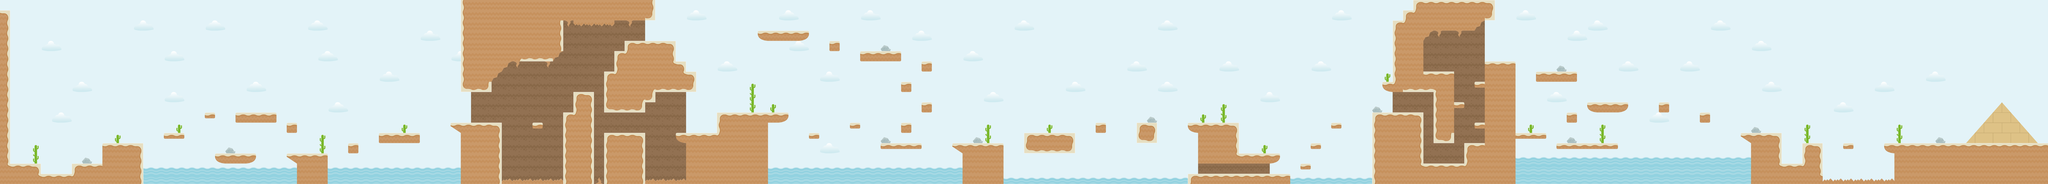

A level layout from a 2D game, rendered from its tile map. Below: a short description, then the map file with tile-grid data replaced by summaries:
An orthogonal 200x18 tile map with 70x70 px tiles, 3 tile layers (Air Background, Decoration Background, Collision) and 123 objects.

<map version="1.0" orientation="orthogonal" renderorder="right-down" width="200" height="18" tilewidth="70" tileheight="70">
 <tileset firstgid="1" name="spritesheet_level2" tilewidth="70" tileheight="70">
  <image source="../images/spritesheet_level2.png" width="700" height="700" />
  <tile id="1">
   <properties>
    <property name="Class" value="GroundEnemy" />
    <property name="sheet" value="g_enemy1-lv2" />
   </properties>
  </tile>
  <tile id="2">
   <properties>
    <property name="Class" value="GroundEnemy" />
    <property name="sheet" value="g_enemy2-lv2" />
   </properties>
  </tile>
  <tile id="3">
   <properties>
    <property name="Class" value="VerticalEnemy" />
    <property name="sheet" value="v_enemy1-lv2" />
   </properties>
  </tile>
  <tile id="9">
   <properties>
    <property name="Class" value="Coin" />
    <property name="sheet" value="gold-coin" />
   </properties>
  </tile>
  <tile id="10">
   <properties>
    <property name="Class" value="Endgame" />
    <property name="sheet" value="endgame-top" />
   </properties>
  </tile>
  <tile id="11">
   <properties>
    <property name="Class" value="Endgame" />
    <property name="sheet" value="endgame-bottom" />
   </properties>
  </tile>
 </tileset>
 <layer name="Air Background" width="200" height="18">
  <properties>
   <property name="boundingBox" value="true" />
   <property name="type" value="0" />
  </properties>
  <data>[3600 cells, 3600 non-empty, 2 distinct tile ids]</data>
 </layer>
 <layer name="Decoration Background" width="200" height="18">
  <properties>
   <property name="type" value="0" />
  </properties>
  <data>[3600 cells, 369 non-empty, 35 distinct tile ids]</data>
 </layer>
 <layer name="Collision" width="200" height="18">
  <properties>
   <property name="collision" value="true" />
  </properties>
  <data>[3600 cells, 682 non-empty, 26 distinct tile ids]</data>
 </layer>
 <objectgroup name="Coins">
  <object gid="10" x="490" y="1120" />
  <object gid="10" x="560" y="1120" />
  <object gid="10" x="630" y="1120" />
  <object gid="10" x="1120" y="910" />
  <object gid="10" x="1190" y="910" />
  <object gid="10" x="1470" y="1050" />
  <object gid="10" x="1540" y="1050" />
  <object gid="10" x="1610" y="1050" />
  <object gid="10" x="1680" y="1050" />
  <object gid="10" x="1960" y="840" />
  <object gid="10" x="2590" y="910" />
  <object gid="10" x="2660" y="910" />
  <object gid="10" x="2730" y="910" />
  <object gid="10" x="2800" y="910" />
  <object gid="10" x="3220" y="840" />
  <object gid="10" x="3150" y="840" />
  <object gid="10" x="3290" y="840" />
  <object gid="10" x="3640" y="840" />
  <object gid="10" x="3920" y="630" />
  <object gid="10" x="3990" y="630" />
  <object gid="10" x="4200" y="350" />
  <object gid="10" x="4130" y="910" />
  <object gid="10" x="4200" y="910" />
  <object gid="10" x="4270" y="910" />
  <object gid="10" x="4340" y="910" />
  <object gid="10" x="4620" y="910" />
  <object gid="10" x="4690" y="910" />
  <object gid="10" x="4760" y="910" />
  <object gid="10" x="4830" y="910" />
  <object gid="10" x="4620" y="420" />
  <object gid="10" x="4690" y="490" />
  <object gid="10" x="6160" y="840" />
  <object gid="10" x="6300" y="700" />
  <object gid="10" x="5670" y="280" />
  <object gid="10" x="5460" y="210" />
  <object gid="10" x="5390" y="210" />
  <object gid="10" x="5320" y="210" />
  <object gid="10" x="5250" y="210" />
  <object gid="10" x="5180" y="210" />
  <object gid="10" x="5250" y="140" />
  <object gid="10" x="5320" y="140" />
  <object gid="10" x="5390" y="140" />
  <object gid="10" x="7770" y="840" />
  <object gid="10" x="7840" y="840" />
  <object gid="10" x="8260" y="840" />
  <object gid="10" x="8120" y="840" />
  <object gid="10" x="8400" y="840" />
  <object gid="10" x="8190" y="1190" />
  <object gid="10" x="8260" y="1190" />
  <object gid="10" x="8330" y="1190" />
  <object gid="10" x="8400" y="1190" />
  <object gid="10" x="8470" y="1190" />
  <object gid="10" x="8540" y="1190" />
  <object gid="10" x="8610" y="1190" />
  <object gid="10" x="8960" y="980" />
  <object gid="10" x="9100" y="840" />
  <object gid="10" x="9730" y="840" />
  <object gid="10" x="9730" y="910" />
  <object gid="10" x="9730" y="980" />
  <object gid="10" x="10080" y="840" />
  <object gid="10" x="9940" y="700" />
  <object gid="10" x="10080" y="560" />
  <object gid="10" x="9730" y="490" />
  <object gid="10" x="9730" y="420" />
  <object gid="10" x="9800" y="420" />
  <object gid="10" x="9870" y="420" />
  <object gid="10" x="9870" y="490" />
  <object gid="10" x="9800" y="490" />
  <object gid="10" x="10500" y="490" />
  <object gid="10" x="10570" y="490" />
  <object gid="10" x="10640" y="490" />
  <object gid="10" x="10710" y="490" />
  <object gid="10" x="10640" y="980" />
  <object gid="10" x="10710" y="980" />
  <object gid="10" x="10780" y="980" />
  <object gid="10" x="10850" y="980" />
  <object gid="10" x="10920" y="980" />
  <object gid="10" x="10990" y="980" />
  <object gid="10" x="11340" y="700" />
  <object gid="10" x="11340" y="630" />
  <object gid="10" x="11620" y="770" />
  <object gid="10" x="11620" y="700" />
  <object gid="10" x="12250" y="1120" />
  <object gid="10" x="12250" y="1050" />
  <object gid="10" x="12250" y="980" />
  <object gid="10" x="12600" y="980" />
  <object gid="10" x="12600" y="910" />
  <object gid="10" x="7490" y="840" />
  <object gid="10" x="8890" y="1120" />
  <object gid="10" x="12180" y="980" />
  <object gid="10" x="12180" y="1050" />
  <object gid="10" x="12180" y="1120" />
 </objectgroup>
 <objectgroup name="Enemies">
  <object gid="3" x="350" y="1190" />
  <object gid="2" x="840" y="980" />
  <object gid="4" x="1050" y="840" />
  <object gid="2" x="1680" y="770" />
  <object gid="3" x="2100" y="1050" />
  <object gid="4" x="2940" y="770" />
  <object gid="4" x="3500" y="770" />
  <object gid="3" x="4410" y="280" />
  <object gid="4" x="4480" y="910" />
  <object gid="2" x="5040" y="770" />
  <object gid="2" x="6160" y="980" />
  <object gid="2" x="6090" y="350" />
  <object gid="3" x="6650" y="980" />
  <object gid="4" x="6230" y="630" />
  <object gid="2" x="7070" y="910" />
  <object gid="3" x="8540" y="1050" />
  <object gid="4" x="5740" y="280" />
  <object gid="4" x="9240" y="770" />
  <object gid="4" x="5670" y="770" />
  <object gid="4" x="7630" y="700" />
  <object gid="4" x="10010" y="700" />
  <object gid="3" x="10220" y="420" />
  <object gid="3" x="10360" y="910" />
  <object gid="2" x="10920" y="700" />
  <object gid="3" x="11970" y="910" />
  <object gid="4" x="12740" y="840" />
  <object gid="2" x="13090" y="980" />
  <object gid="3" x="13370" y="980" />
  <object gid="3" x="13510" y="980" />
 </objectgroup>
 <objectgroup name="Endgame">
  <object gid="12" x="13650" y="980" />
  <object gid="11" x="13650" y="910" />
 </objectgroup>
</map>
